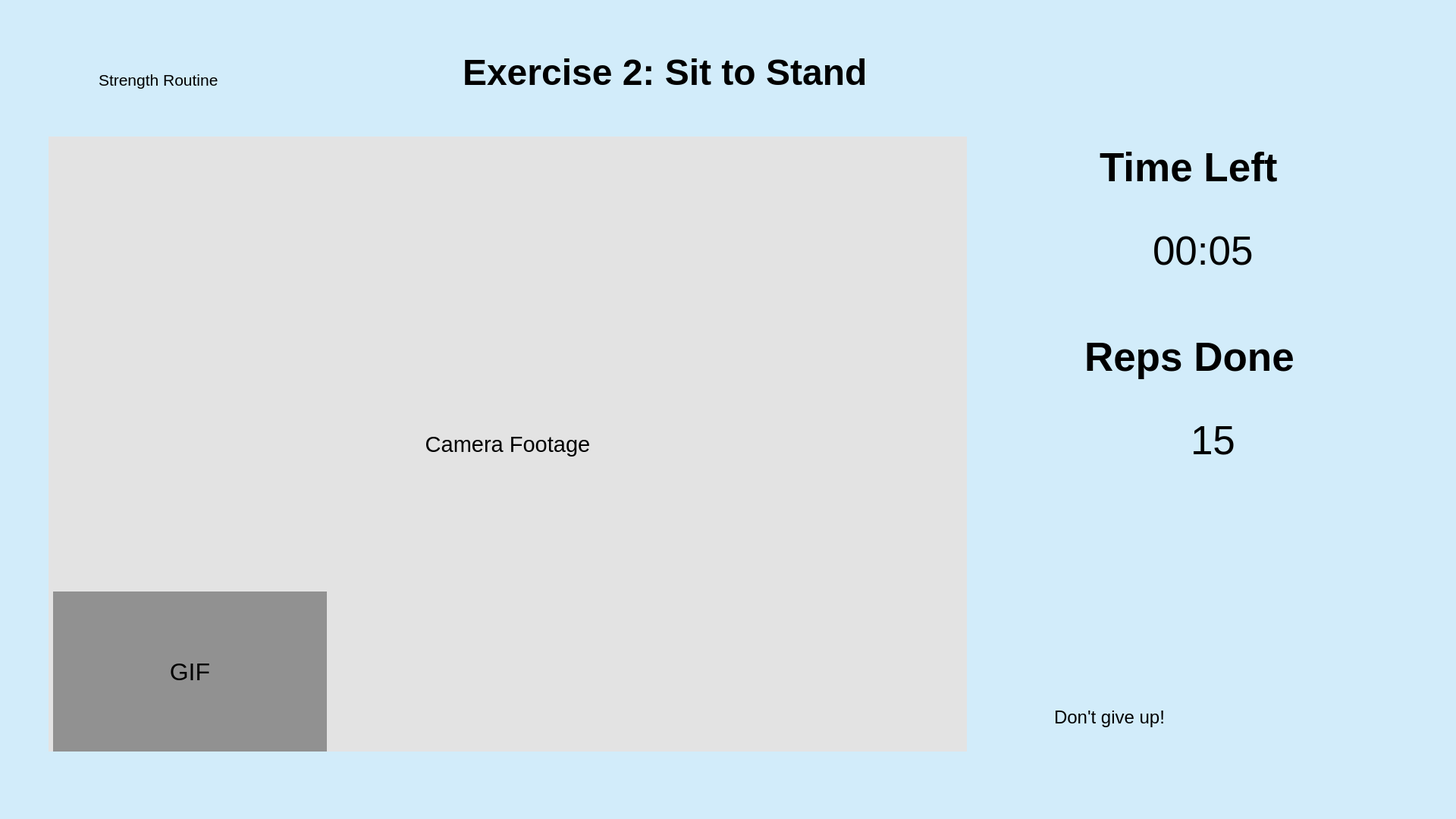
<?xml version="1.0" encoding="UTF-8"?>
<ui version="4.0">
 <class>Strength1PrepWindow</class>
 <widget class="QMainWindow" name="Strength1PrepWindow">
  <property name="geometry">
   <rect>
    <x>0</x>
    <y>0</y>
    <width>1920</width>
    <height>1080</height>
   </rect>
  </property>
  <property name="contextMenuPolicy">
   <enum>Qt::NoContextMenu</enum>
  </property>
  <property name="windowTitle">
   <string>RoutineSelectWindow</string>
  </property>
  <property name="layoutDirection">
   <enum>Qt::LeftToRight</enum>
  </property>
  <property name="autoFillBackground">
   <bool>false</bool>
  </property>
  <property name="styleSheet">
   <string notr="true">background-color: #D2ECFA;border: none</string>
  </property>
  <property name="toolButtonStyle">
   <enum>Qt::ToolButtonTextUnderIcon</enum>
  </property>
  <widget class="QWidget" name="centralWidget">
   <widget class="QLabel" name="Title">
    <property name="geometry">
     <rect>
      <x>610</x>
      <y>40</y>
      <width>1131</width>
      <height>111</height>
     </rect>
    </property>
    <property name="font">
     <font>
      <pointsize>36</pointsize>
      <weight>75</weight>
      <bold>true</bold>
     </font>
    </property>
    <property name="styleSheet">
     <string notr="true">background-color: transparent</string>
    </property>
    <property name="text">
     <string>Exercise 2: Sit to Stand</string>
    </property>
   </widget>
   <widget class="QLabel" name="Title_2">
    <property name="geometry">
     <rect>
      <x>130</x>
      <y>50</y>
      <width>221</width>
      <height>111</height>
     </rect>
    </property>
    <property name="font">
     <font>
      <pointsize>16</pointsize>
      <weight>50</weight>
      <bold>false</bold>
     </font>
    </property>
    <property name="styleSheet">
     <string notr="true">background-color: transparent</string>
    </property>
    <property name="text">
     <string>Strength Routine</string>
    </property>
   </widget>
   <widget class="QLabel" name="icon">
    <property name="geometry">
     <rect>
      <x>50</x>
      <y>30</y>
      <width>71</width>
      <height>101</height>
     </rect>
    </property>
    <property name="text">
     <string/>
    </property>
    <property name="pixmap">
     <pixmap>exer_strength.PNG</pixmap>
    </property>
    <property name="scaledContents">
     <bool>true</bool>
    </property>
   </widget>
   <widget class="QLabel" name="label">
    <property name="geometry">
     <rect>
      <x>70</x>
      <y>780</y>
      <width>361</width>
      <height>211</height>
     </rect>
    </property>
    <property name="font">
     <font>
      <pointsize>24</pointsize>
     </font>
    </property>
    <property name="styleSheet">
     <string notr="true">background-color:#919191</string>
    </property>
    <property name="text">
     <string>GIF</string>
    </property>
    <property name="alignment">
     <set>Qt::AlignCenter</set>
    </property>
   </widget>
   <widget class="QLabel" name="label_2">
    <property name="geometry">
     <rect>
      <x>64</x>
      <y>180</y>
      <width>1211</width>
      <height>811</height>
     </rect>
    </property>
    <property name="font">
     <font>
      <pointsize>22</pointsize>
     </font>
    </property>
    <property name="styleSheet">
     <string notr="true">background-color:#E3E3E3</string>
    </property>
    <property name="text">
     <string>Camera Footage</string>
    </property>
    <property name="alignment">
     <set>Qt::AlignCenter</set>
    </property>
   </widget>
   <widget class="QLabel" name="Time_Left">
    <property name="geometry">
     <rect>
      <x>1450</x>
      <y>170</y>
      <width>421</width>
      <height>101</height>
     </rect>
    </property>
    <property name="font">
     <font>
      <pointsize>40</pointsize>
      <weight>75</weight>
      <bold>true</bold>
     </font>
    </property>
    <property name="text">
     <string>Time Left</string>
    </property>
   </widget>
   <widget class="QLabel" name="Time_Count">
    <property name="geometry">
     <rect>
      <x>1520</x>
      <y>280</y>
      <width>421</width>
      <height>101</height>
     </rect>
    </property>
    <property name="font">
     <font>
      <pointsize>40</pointsize>
      <weight>50</weight>
      <bold>false</bold>
     </font>
    </property>
    <property name="text">
     <string>00:05</string>
    </property>
   </widget>
   <widget class="QLabel" name="Time_Count_3">
    <property name="geometry">
     <rect>
      <x>1570</x>
      <y>530</y>
      <width>421</width>
      <height>101</height>
     </rect>
    </property>
    <property name="font">
     <font>
      <pointsize>40</pointsize>
      <weight>50</weight>
      <bold>false</bold>
     </font>
    </property>
    <property name="text">
     <string>15</string>
    </property>
   </widget>
   <widget class="QLabel" name="Time_Left_3">
    <property name="geometry">
     <rect>
      <x>1430</x>
      <y>420</y>
      <width>421</width>
      <height>101</height>
     </rect>
    </property>
    <property name="font">
     <font>
      <pointsize>40</pointsize>
      <weight>75</weight>
      <bold>true</bold>
     </font>
    </property>
    <property name="text">
     <string>Reps Done</string>
    </property>
   </widget>
   <widget class="QLabel" name="SpeechBubble">
    <property name="geometry">
     <rect>
      <x>1350</x>
      <y>900</y>
      <width>291</width>
      <height>91</height>
     </rect>
    </property>
    <property name="text">
     <string/>
    </property>
    <property name="pixmap">
     <pixmap>bubble4.png</pixmap>
    </property>
    <property name="scaledContents">
     <bool>true</bool>
    </property>
    <property name="wordWrap">
     <bool>false</bool>
    </property>
   </widget>
   <widget class="QLabel" name="MascotQuote">
    <property name="geometry">
     <rect>
      <x>1390</x>
      <y>910</y>
      <width>201</width>
      <height>71</height>
     </rect>
    </property>
    <property name="font">
     <font>
      <pointsize>18</pointsize>
     </font>
    </property>
    <property name="styleSheet">
     <string notr="true">background-color: transparent</string>
    </property>
    <property name="text">
     <string>Don't give up!</string>
    </property>
   </widget>
   <widget class="QLabel" name="Mascot">
    <property name="geometry">
     <rect>
      <x>1550</x>
      <y>730</y>
      <width>331</width>
      <height>301</height>
     </rect>
    </property>
    <property name="text">
     <string/>
    </property>
    <property name="pixmap">
     <pixmap>mascot (4).png</pixmap>
    </property>
    <property name="scaledContents">
     <bool>true</bool>
    </property>
   </widget>
   <zorder>Mascot</zorder>
   <zorder>label_2</zorder>
   <zorder>Title</zorder>
   <zorder>Title_2</zorder>
   <zorder>icon</zorder>
   <zorder>label</zorder>
   <zorder>Time_Left</zorder>
   <zorder>Time_Count</zorder>
   <zorder>Time_Count_3</zorder>
   <zorder>Time_Left_3</zorder>
   <zorder>SpeechBubble</zorder>
   <zorder>MascotQuote</zorder>
  </widget>
 </widget>
 <layoutdefault spacing="6" margin="11"/>
 <resources/>
 <connections/>
</ui>
